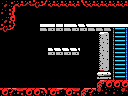

A 2D game scene composited from a Tiled map and its tileset images. What follows is a short description and the map's XML, with every tile layer's data as written:
An orthogonal 16x12 tile map with 8x8 px tiles, 1 tile layer (Tile Layer 1) and 8 objects (2x item, 2x pushable-block, breakable-down, door-up, breakable-up, ...).

<map version="1.0" orientation="orthogonal" renderorder="right-down" width="16" height="12" tilewidth="8" tileheight="8" nextobjectid="35">
 <properties>
  <property name="left" value="hole" />
  <property name="right" value="hole" />
 </properties>
 <tileset firstgid="1" name="tiles" tilewidth="8" tileheight="8" tilecount="256" columns="16">
  <image source="tiles.png" width="128" height="128" />
 </tileset>
 <layer name="Tile Layer 1" width="16" height="12">
  <data encoding="csv">
244,141,126,127,250,125,126,126,126,126,123,126,126,126,126,126,
114,252,1,1,1,1,1,1,1,1,1,1,1,1,1,1,
244,119,1,1,1,1,1,1,1,1,1,1,1,1,1,1,
250,125,1,1,1,144,245,245,144,143,143,144,144,144,105,106,
1,1,1,1,1,1,1,1,1,1,1,1,145,146,249,168,
1,1,1,1,1,1,1,1,1,1,1,1,163,164,249,168,
1,1,1,1,1,1,143,143,143,143,1,1,163,164,249,168,
1,1,1,1,1,1,1,1,1,1,1,1,163,164,249,168,
1,1,1,1,1,1,1,1,1,1,1,1,161,162,249,168,
1,1,1,1,1,1,1,1,1,1,1,1,177,178,249,168,
1,1,1,1,1,1,1,1,1,1,1,1,102,97,97,97,
97,98,100,97,97,104,97,99,97,100,102,98,115,114,114,115
</data>
 </layer>
 <objectgroup name="objects">
  <object id="19" type="breakable-down" x="48" y="88" width="32" height="8" />
  <object id="26" type="door-up" x="48" y="0" width="32" height="8" />
  <object id="27" type="breakable-up" x="48" y="0" width="32" height="8" />
  <object id="30" type="door-down" x="48" y="88" width="32" height="8" />
  <object id="31" type="item" x="96" y="8" width="16" height="16" />
  <object id="32" type="item" x="48" y="8" width="16" height="16" />
  <object id="33" type="pushable-block" x="48" y="32" width="16" height="16" />
  <object id="34" type="pushable-block" x="8" y="72" width="16" height="16" />
 </objectgroup>
</map>
